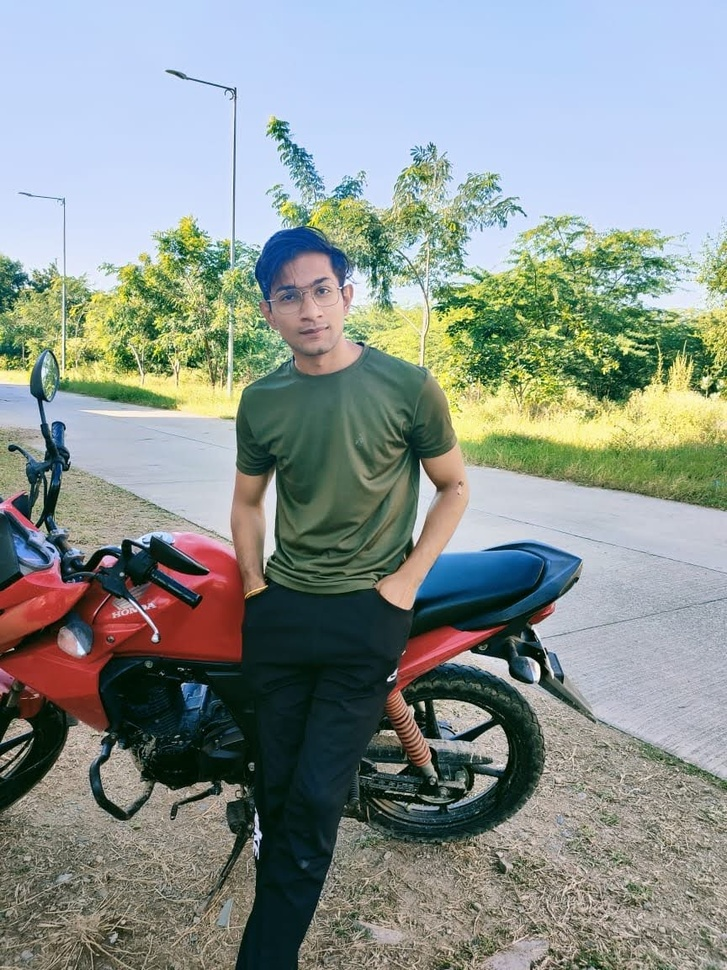
#> input picture MINI_OpenCV_projects/Color detection/nick.jpg, 727 x 970 px, shrunk from 864 x 1152 before the run, found by its file name
$ python 'Image Edge Detection.py'   (older library calls are emulated)
#> lines starting #> are read from the running program, lines starting #| are printed output that depends on the picture; after the words box and inside, x2 and y2 are one past the last pixel; in counts of white or black regions, pixels touching at a corner belong together
import cv2
import numpy as np

img = cv2.imread("nick.jpg", 0)
#> img: shape (970, 727); min 0, max 255, mean 143.9

height, width = img.shape
#> height = 970; width = 727

# Extract slop edges
sobel_x = cv2.Sobel(img, cv2.CV_64F, 1, 0, ksize=5)
sobel_y = cv2.Sobel(img, cv2.CV_64F, 0, 1, ksize=5)

cv2.imshow('Original Image', img)
cv2.waitKey(0)

cv2.imshow('Sobel X Image', sobel_x)
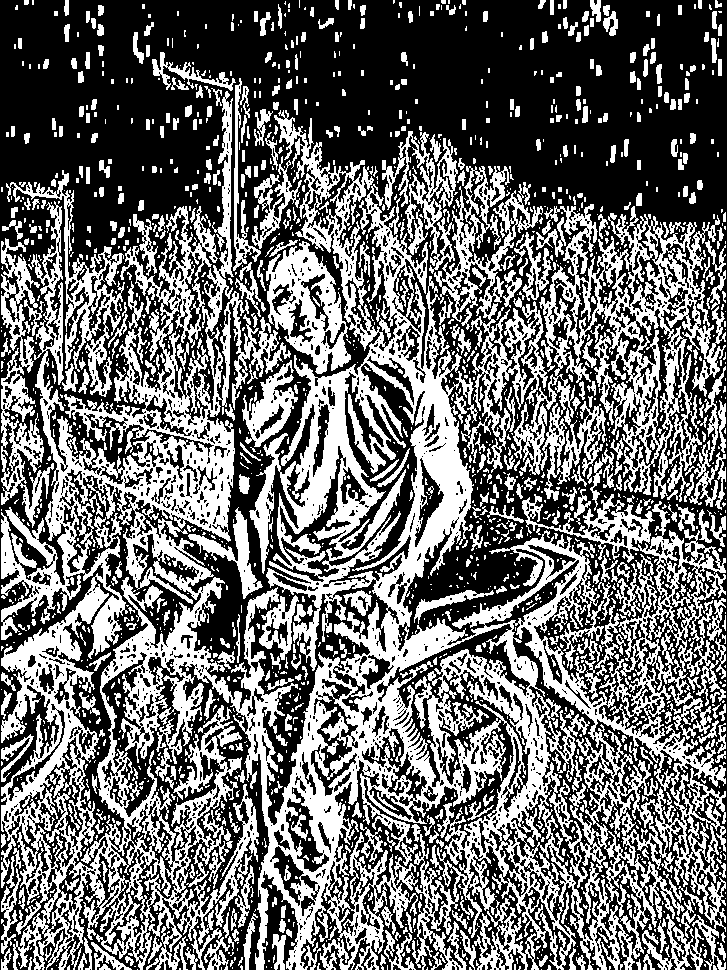
#> window 'Sobel X Image': shape (970, 727); 42.5% white; 2053 white regions (1496 under 20 px), largest, box (x1, y1, x2, y2) and area: (1, 91, 726, 970) 188900, (513, 204, 726, 502) 20966, (434, 166, 548, 473) 8865
cv2.waitKey(0)

cv2.imshow('Sobel Y Image', sobel_y)
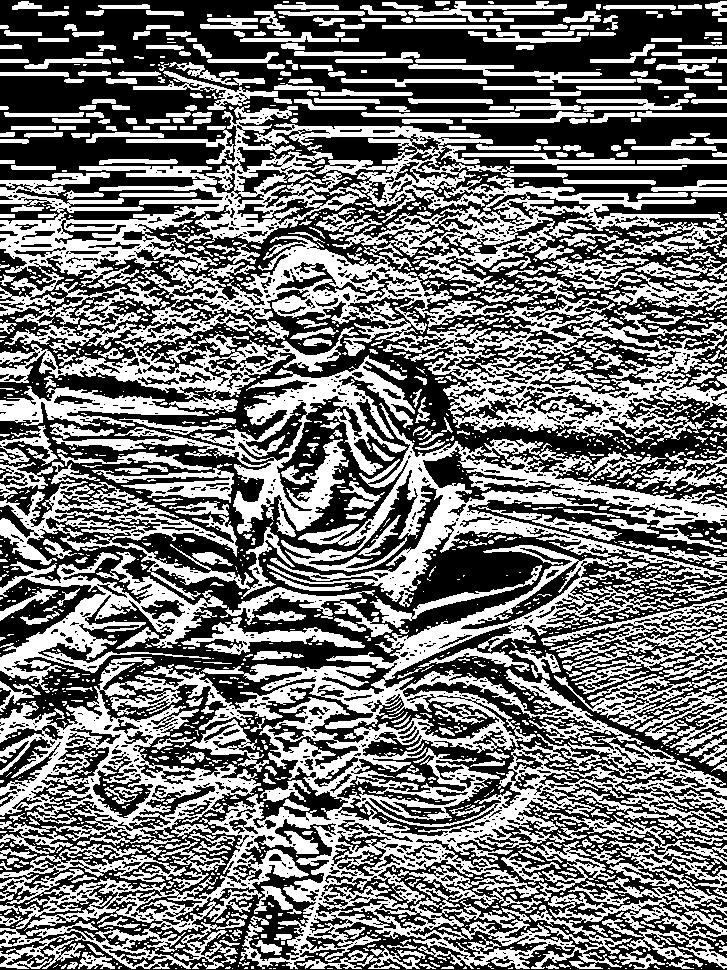
#> window 'Sobel Y Image': shape (970, 727); 45.8% white; 1909 white regions (1352 under 20 px), largest, box (x1, y1, x2, y2) and area: (0, 545, 727, 969) 88574, (0, 105, 727, 443) 76070, (267, 403, 727, 607) 19353
cv2.waitKey(0)

sobel_Or = cv2.bitwise_or(sobel_x, sobel_y)
cv2.imshow('Sobel or Image', sobel_Or)
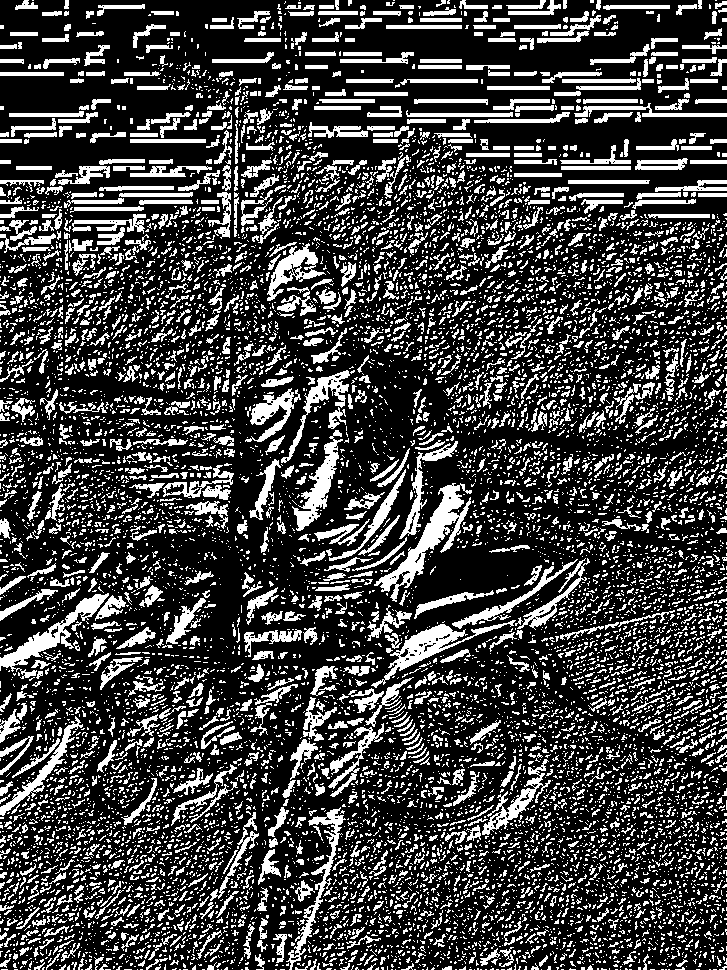
#> window 'Sobel or Image': shape (970, 727); 25.5% white; 11327 white regions (9565 under 20 px), largest, box (x1, y1, x2, y2) and area: (374, 483, 472, 602) 2585, (0, 593, 109, 679) 1814, (371, 620, 516, 688) 1769
cv2.waitKey(0)

laplacian = cv2.Laplacian(img, cv2.CV_64F)
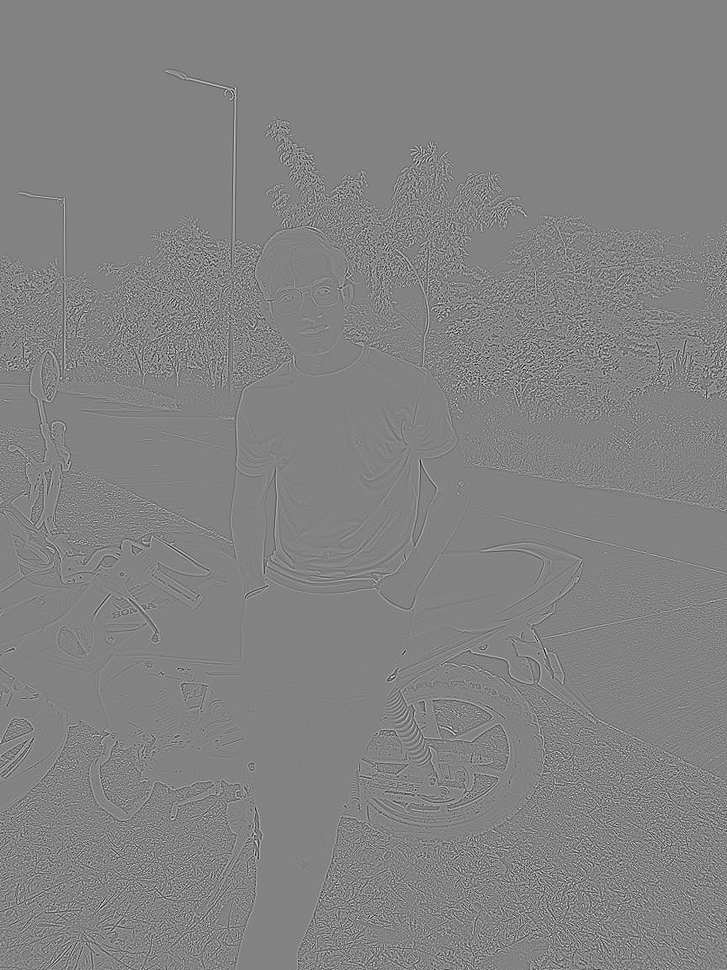
#> laplacian: shape (970, 727) float64; min -410, max 389, mean 0; drawn with min black and max white
cv2.imshow('Laplacian Image', laplacian)
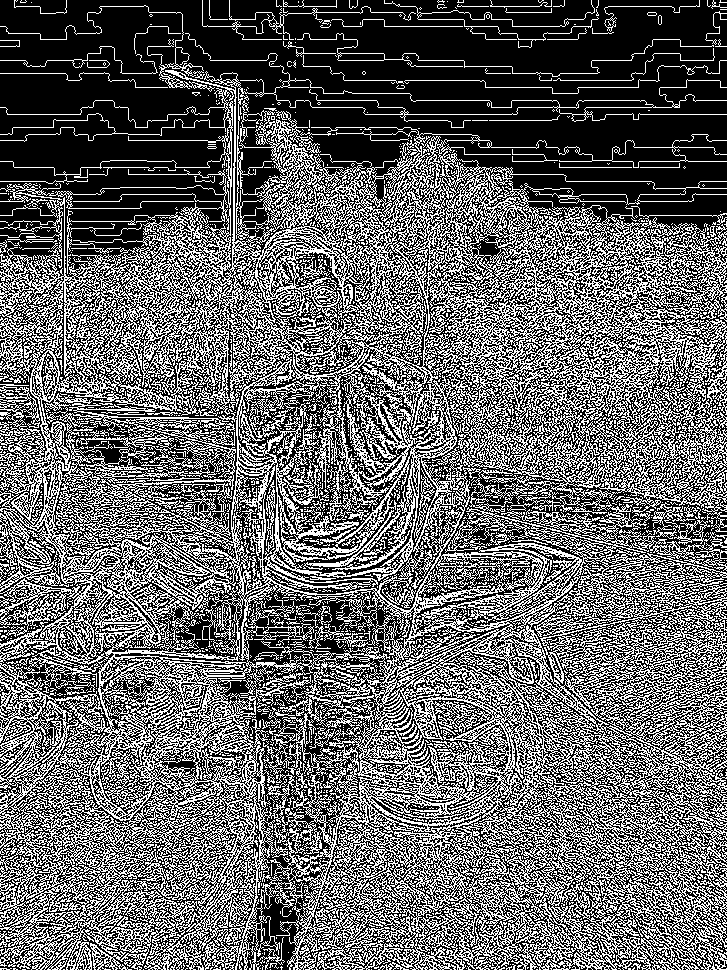
#> window 'Laplacian Image': shape (970, 727); 39.5% white in thin lines or dots
cv2.waitKey(0)

# Canny Edge detection uses gradiant values as thresholds.
canny = cv2.Canny(img, 20, 170)
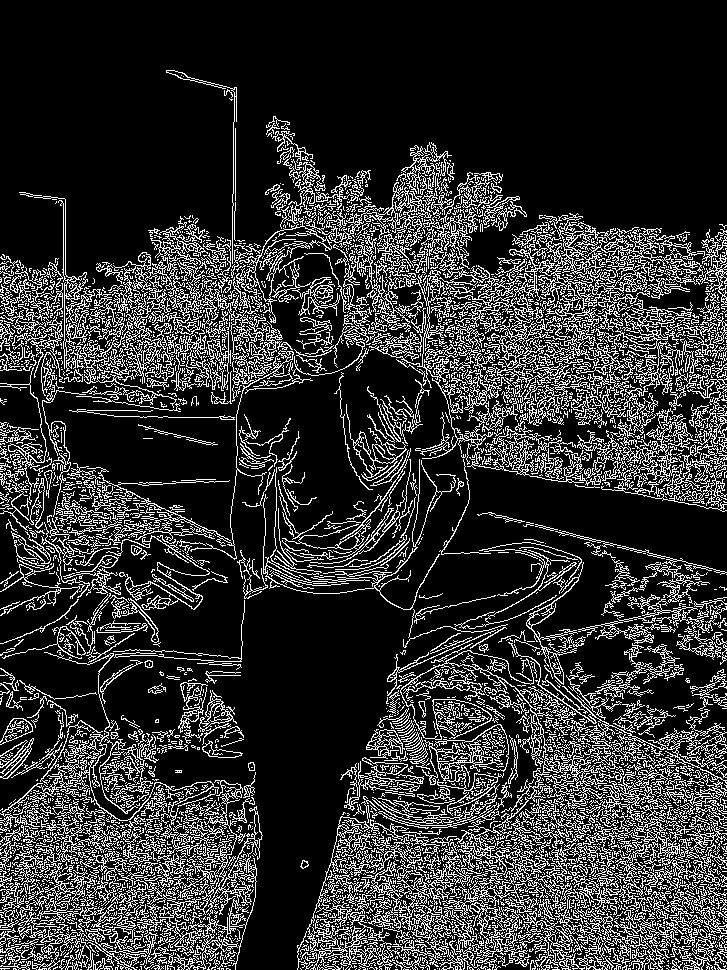
#> canny: shape (970, 727); 19.6% white in thin lines or dots
cv2.imshow('Canny Edge', canny)
cv2.waitKey(0)

$ run again, with MINI_OpenCV_projects/Color detection/colorpic.jpg copied over MINI_OpenCV_projects/Color detection/nick.jpg
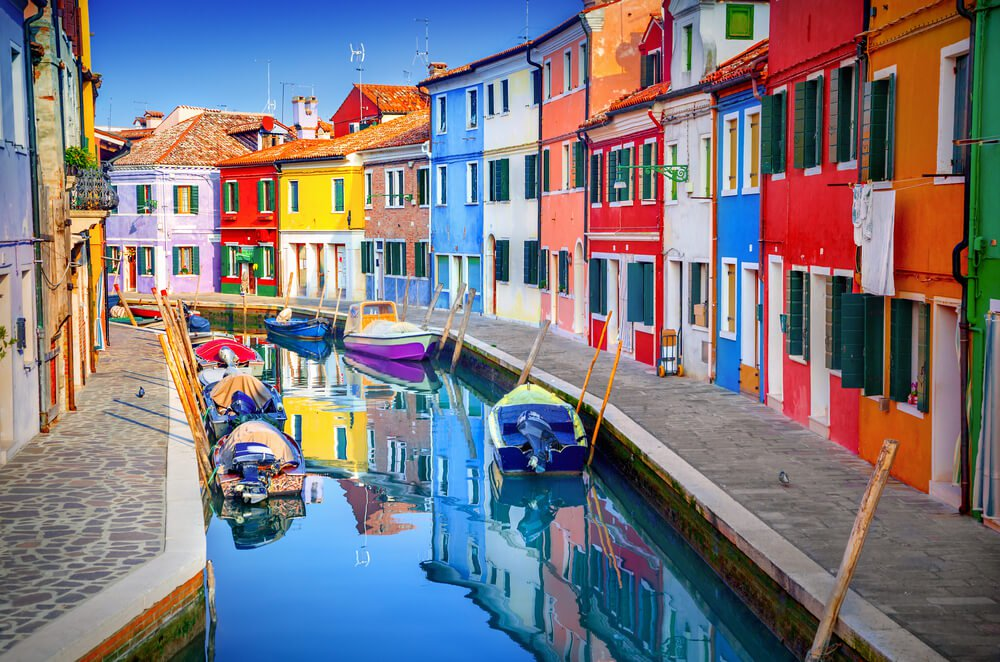
#> input picture MINI_OpenCV_projects/Color detection/colorpic.jpg, 1000 x 662 px, found by its file name
#> `cv2.imshow('Sobel X Image', sobel_x)`:
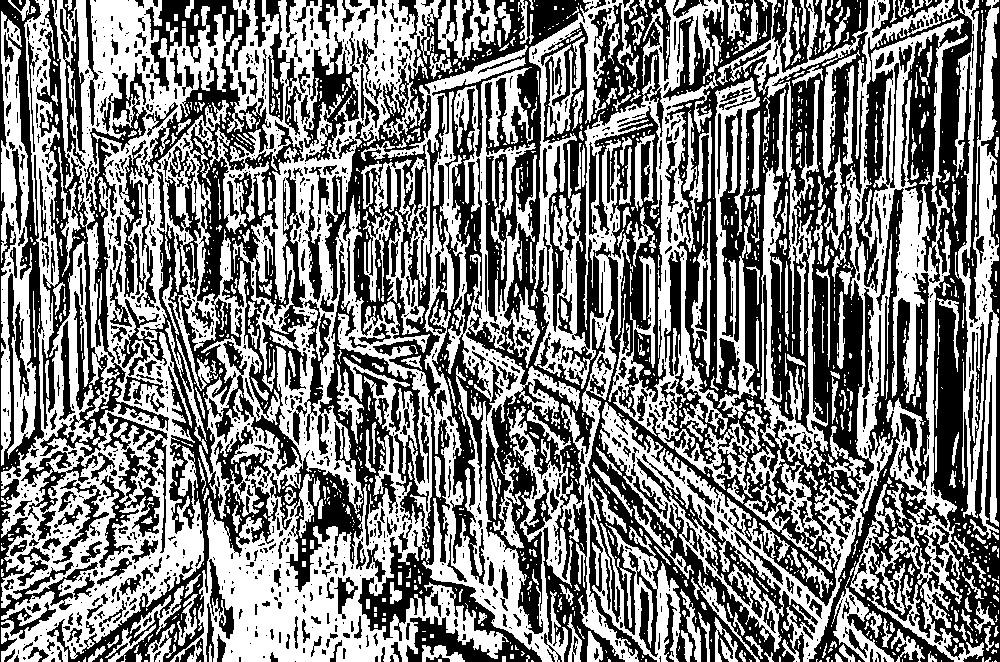
#> window 'Sobel X Image': shape (662, 1000); 50.3% white; 1633 black regions (1178 under 20 px), largest, box (x1, y1, x2, y2) and area: (325, 0, 1000, 662) 191190, (47, 0, 310, 662) 37335, (270, 239, 429, 592) 12141
#> `canny = cv2.Canny(img, 20, 170)`:
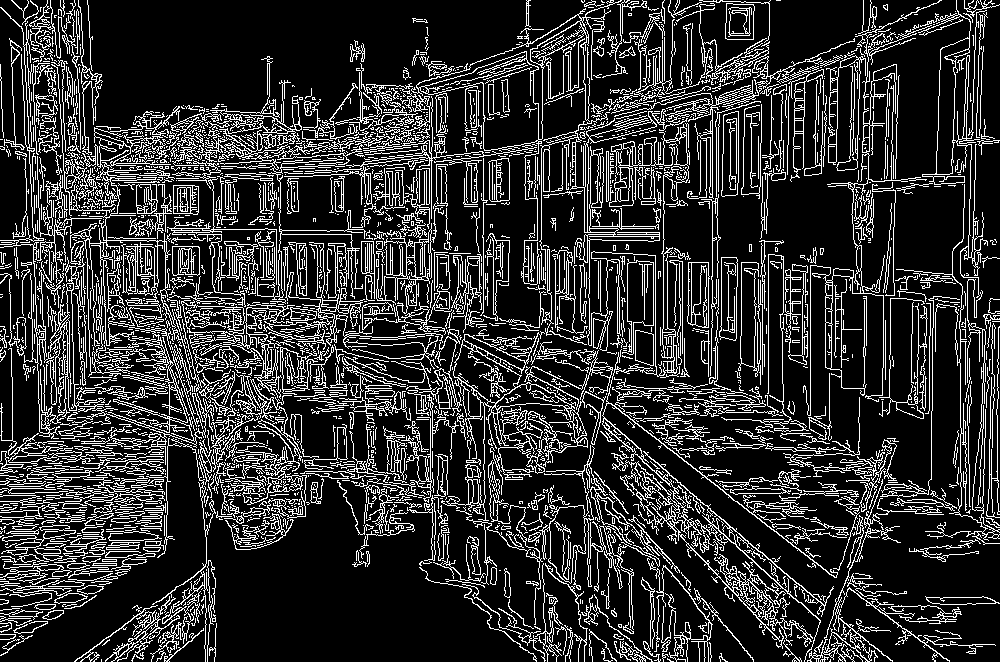
#> canny: shape (662, 1000); 18.8% white in thin lines or dots
